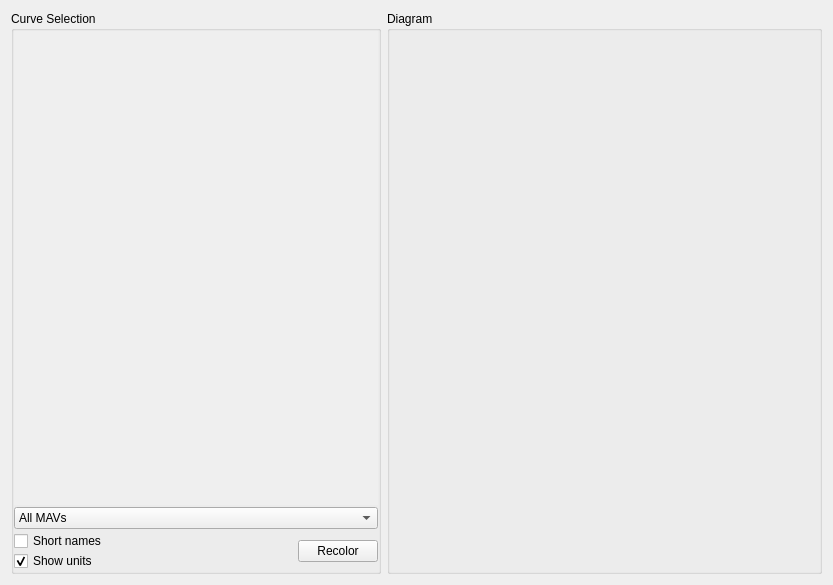
<?xml version="1.0" encoding="UTF-8"?>
<ui version="4.0">
 <class>linechart</class>
 <widget class="QWidget" name="linechart">
  <property name="geometry">
   <rect>
    <x>0</x>
    <y>0</y>
    <width>833</width>
    <height>585</height>
   </rect>
  </property>
  <property name="sizePolicy">
   <sizepolicy hsizetype="Expanding" vsizetype="Expanding">
    <horstretch>3</horstretch>
    <verstretch>2</verstretch>
   </sizepolicy>
  </property>
  <property name="minimumSize">
   <size>
    <width>300</width>
    <height>200</height>
   </size>
  </property>
  <property name="windowTitle">
   <string>Form</string>
  </property>
  <property name="styleSheet">
   <string notr="true"/>
  </property>
  <layout class="QGridLayout" name="gridLayout" columnstretch="5,0,0">
   <item row="0" column="0" rowspan="3">
    <widget class="QGroupBox" name="curveGroupBox">
     <property name="sizePolicy">
      <sizepolicy hsizetype="Expanding" vsizetype="MinimumExpanding">
       <horstretch>1</horstretch>
       <verstretch>0</verstretch>
      </sizepolicy>
     </property>
     <property name="minimumSize">
      <size>
       <width>90</width>
       <height>200</height>
      </size>
     </property>
     <property name="maximumSize">
      <size>
       <width>370</width>
       <height>16777215</height>
      </size>
     </property>
     <property name="styleSheet">
      <string notr="true"/>
     </property>
     <property name="title">
      <string>Curve Selection</string>
     </property>
     <property name="alignment">
      <set>Qt::AlignLeading|Qt::AlignLeft|Qt::AlignTop</set>
     </property>
     <layout class="QVBoxLayout" name="verticalLayout" stretch="0,0">
      <property name="spacing">
       <number>2</number>
      </property>
      <property name="margin">
       <number>0</number>
      </property>
      <item>
       <widget class="QScrollArea" name="curveListWidget">
        <property name="sizePolicy">
         <sizepolicy hsizetype="Minimum" vsizetype="Expanding">
          <horstretch>0</horstretch>
          <verstretch>0</verstretch>
         </sizepolicy>
        </property>
        <property name="minimumSize">
         <size>
          <width>60</width>
          <height>150</height>
         </size>
        </property>
        <property name="baseSize">
         <size>
          <width>60</width>
          <height>150</height>
         </size>
        </property>
        <property name="autoFillBackground">
         <bool>false</bool>
        </property>
        <property name="styleSheet">
         <string notr="true"/>
        </property>
        <property name="frameShape">
         <enum>QFrame::NoFrame</enum>
        </property>
        <property name="frameShadow">
         <enum>QFrame::Sunken</enum>
        </property>
        <property name="widgetResizable">
         <bool>true</bool>
        </property>
        <property name="alignment">
         <set>Qt::AlignLeading|Qt::AlignLeft|Qt::AlignTop</set>
        </property>
        <widget class="QWidget" name="scrollAreaWidgetContents">
         <property name="geometry">
          <rect>
           <x>0</x>
           <y>0</y>
           <width>368</width>
           <height>488</height>
          </rect>
         </property>
        </widget>
       </widget>
      </item>
      <item>
       <layout class="QVBoxLayout" name="verticalLayout_2">
        <property name="spacing">
         <number>2</number>
        </property>
        <item>
         <widget class="QComboBox" name="uasSelectionBox">
          <item>
           <property name="text">
            <string>All MAVs</string>
           </property>
          </item>
         </widget>
        </item>
        <item>
         <layout class="QHBoxLayout" name="horizontalLayout" stretch="1,0">
          <property name="spacing">
           <number>0</number>
          </property>
          <item>
           <layout class="QVBoxLayout" name="verticalLayout_3">
            <property name="spacing">
             <number>0</number>
            </property>
            <item>
             <widget class="QCheckBox" name="shortNameCheckBox">
              <property name="toolTip">
               <string>Display only variable names in curve list</string>
              </property>
              <property name="text">
               <string>Short names</string>
              </property>
             </widget>
            </item>
            <item>
             <widget class="QCheckBox" name="showUnitsCheckBox">
              <property name="toolTip">
               <string>Display variable units in curve list</string>
              </property>
              <property name="whatsThis">
               <string>Display variable units in curve list</string>
              </property>
              <property name="text">
               <string>Show units</string>
              </property>
              <property name="checked">
               <bool>true</bool>
              </property>
             </widget>
            </item>
           </layout>
          </item>
          <item>
           <layout class="QVBoxLayout" name="verticalLayout_4">
            <item>
             <widget class="QPushButton" name="recolorButton">
              <property name="toolTip">
               <string>Rotate color scheme for all curves</string>
              </property>
              <property name="text">
               <string>Recolor</string>
              </property>
             </widget>
            </item>
            <item>
             <spacer name="verticalSpacer">
              <property name="orientation">
               <enum>Qt::Vertical</enum>
              </property>
              <property name="sizeType">
               <enum>QSizePolicy::Minimum</enum>
              </property>
              <property name="sizeHint" stdset="0">
               <size>
                <width>20</width>
                <height>0</height>
               </size>
              </property>
             </spacer>
            </item>
           </layout>
          </item>
         </layout>
        </item>
       </layout>
      </item>
     </layout>
    </widget>
   </item>
   <item row="0" column="2" rowspan="3">
    <widget class="QGroupBox" name="diagramGroupBox">
     <property name="sizePolicy">
      <sizepolicy hsizetype="MinimumExpanding" vsizetype="MinimumExpanding">
       <horstretch>0</horstretch>
       <verstretch>0</verstretch>
      </sizepolicy>
     </property>
     <property name="minimumSize">
      <size>
       <width>200</width>
       <height>200</height>
      </size>
     </property>
     <property name="baseSize">
      <size>
       <width>800</width>
       <height>300</height>
      </size>
     </property>
     <property name="styleSheet">
      <string notr="true"/>
     </property>
     <property name="title">
      <string>Diagram</string>
     </property>
    </widget>
   </item>
  </layout>
 </widget>
 <resources/>
 <connections/>
</ui>
